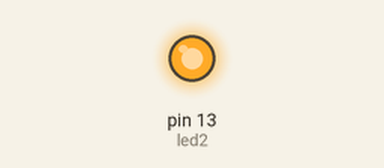
A sketch run on a simulated Arduino Uno, built with avr-gcc and run on an emulated ATmega328P. On the bench: output pins drawn as LEDs (lit = HIGH).

Above: at 0.1 s.
Timing chart, 0 to 1.6 s (numbered marks = the images above):
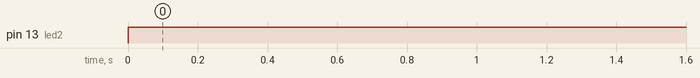

The sketch:

LED_on_of_delay.ino
```cpp
int led2=13;
void setup(){
  pinMode(13,OUTPUT);
}
void loop(){
  digitalWrite(led2,HIGH);
  delay(1000);
  digitalWrite(led2,HIGH);
}
```

Measured:
- by itself, pin 13 (led2): LOW → HIGH at 0.00 s
